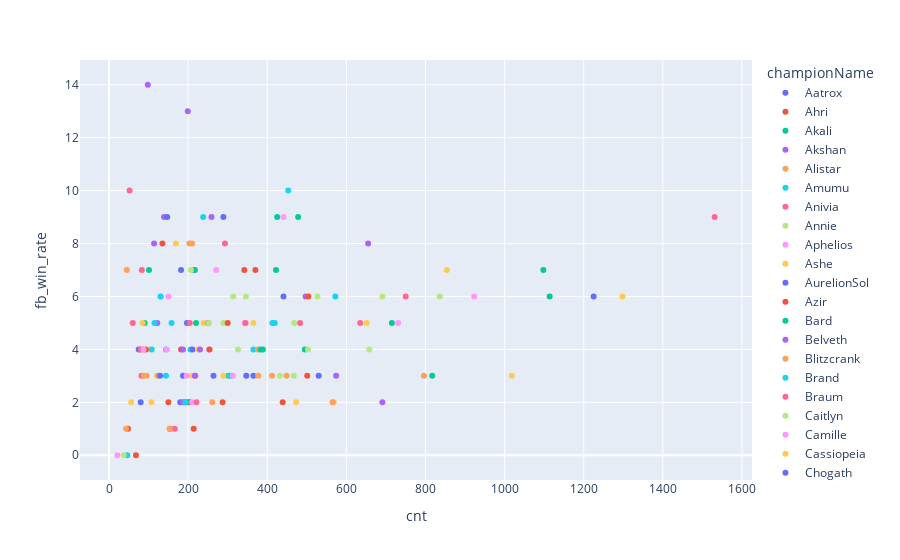

Notebook code for this chart:
### Code cell
fig = px.scatter(result_df2, x = 'cnt',
                 y='fb_win_rate',
                 color = 'championName')
plotly.offline.iplot(fig)
